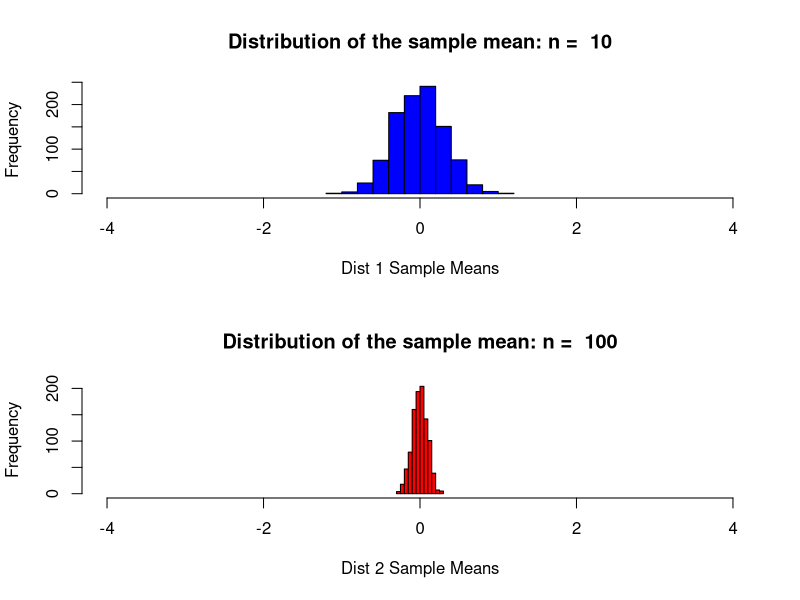
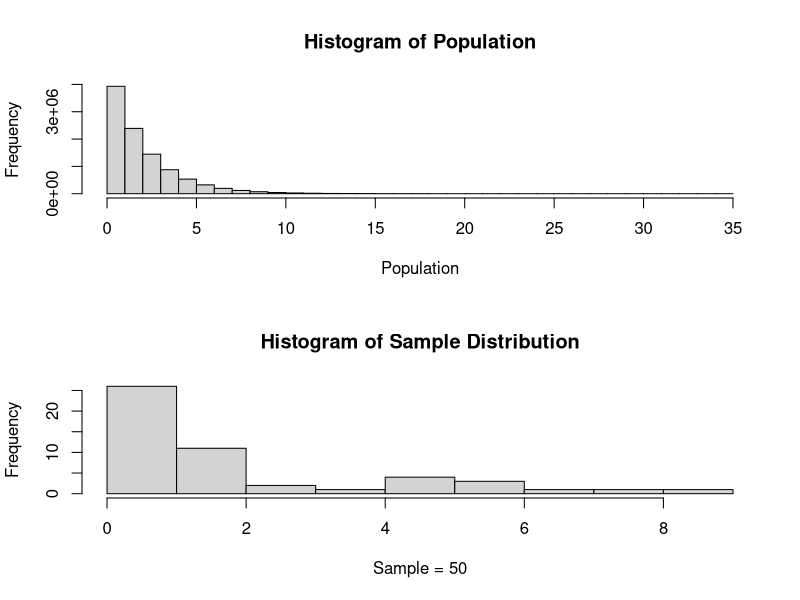
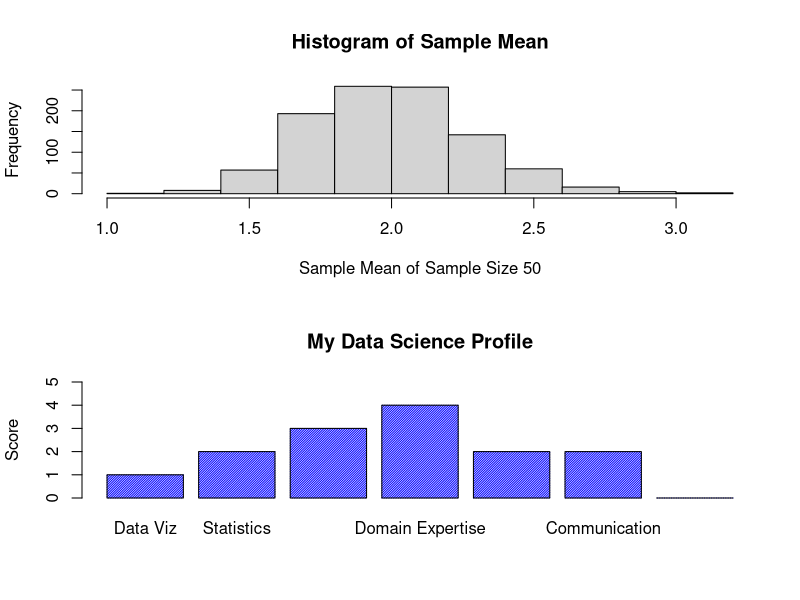

These figures' R source, in order: (Note: a time limit stopped this script after it produced the figures.)
# Simulator to Demonstrate CLT

## Control Parameters

##df = read.table("/Users/bivin/Desktop/OLD COMPUTER ARCHIVES/KadAfrica/MSDS/DDS/MSDS 6306/Unit 5/yob2016.txt",stringsAsFactors = FALSE,header = FALSE,sep = ";")
n1 = 10 # sample size per sample for 1st distribution
n2 = 100 # sample size per sample for 2nd distribution (we will compare these distribuions) 
simulations = 1000 #number of samples and thus number of xbars we will generate.  
mu = 0; # mean parameter for use with normal distribuions
sigma = 1; # standard deviation parameter for use with normal distribuions


## Data Holder

xbar_holder1 = numeric(simulations) # This will hold all the sample means for the first distribution.
xbar_holder2 = numeric(simulations) # This will hold all the sample means for the second distribution.


## Simulate and Store
##Generate 1000 samples each of size 10 and find the mean of each sample.  Then store each mean in the xbar_holder vector.


for (i in 1:simulations)
{ 
  sample1 = rnorm(n1,mean = mu, sd = sigma)
  sample2 = rnorm(n2,mean = mu, sd = sigma)
  xbar1 = mean(sample1)
  xbar2 = mean(sample2)
  xbar_holder1[i] = xbar1
  xbar_holder2[i] = xbar2
}


## display the distribution of sample means (plot a histogram of the sample means)

par(mfrow = c(2,1))
hist(xbar_holder1, col = "blue", main = paste("Distribution of the sample mean: n = ", n1), xlab = "Dist 1 Sample Means", xlim = c(-4,4))
hist(xbar_holder2, col = "red", main = paste("Distribution of the sample mean: n = ", n2), xlab = "Dist 2 Sample Means", xlim = c(-4,4))


## summary statistics of the distribution of the simulated sample means. 

summary(xbar_holder1) #5 number summary and the mean
summary(xbar_holder2) #5 number summary and the mean
sd(xbar_holder1) # standard deviation of dstribuion 1
sd(xbar_holder2) #standard deviation of distribuion 2


##############################################################################################

?rchisq

Population=rchisq(10000000,2) #rchisq function to select a population of 10,000,000 and 2 SD
summary(Population)
Population
###############################################################################################
#histogram of the population
hist(Population, xlab="Population", main="Histogram of Population")
#Mean of ppopulation
mean(Population)
#Standard Deviation of Population
sd(Population)

###############################################################################################
sampleSize=50
theSample = sample(Population,sampleSize)
hist(theSample, xlab= "Sample = 50", main="Histogram of Sample Distribution")

#####################################################################
#Function: xbarGenerator
#Samplesize: the size of the sample that each sample mean is based on
#number_of_samples:
#####################################################################
xBarVec = c() # Global vector to hold the sample mean
xbarGenerator = function(sampleSize, number_of_samples)
{
  for (i in 1:number_of_samples)
  {
    theSample = sample(Population,sampleSize)
    xbar = mean(theSample)
    xBarVec = c(xBarVec,xbar)
  }
  return(xBarVec)
}

xbars = xbarGenerator(50,1000)
#length(xbars)
hist(xbars, xlab= "Sample Mean of Sample Size 50", main="Histogram of Sample Mean")
mean(xbars)
sd(xbars)
##################################################################################




#Barchart of my profile in DS

Category = c("Data Viz","Statistics","Mathematics","Domain Expertise", "Computer Science", "Communication", "Machine Learning" )
Score = c(1,2,3,4,2,2,0)
df=data.frame(Score, Category)
barplot(df$Score,names.arg = df$Category, col = "blue", main = "My Data Science Profile", density = 60, ylab="Score", ylim = c(0,5) )
#par(mfrow=c(1,2))
dev.off()

################################################################################################

# Simulator to Demonstrate CLT

## Control Parameters

sampleSize = 50 # sample size per sample 

simulations = 10000 #number of samples and thus number of xbars we will generate.  
mu = 0; # mean parameter for use with normal distribuions
sigma = 2; # standard deviation parameter for use with normal distribuions


## Data Holder

xbar_holder = numeric(simulations) # This will hold all the sample mean.



## Simulate and Store
##Generate 10000 samples each of size 50 and find the mean of  sample.  Then store each mean in the xbar_holder vector.


for (i in 1:simulations)
{ 
 
  theSample = sample(Population,sampleSize)
  
  xbar = mean(theSample)
  
  xbar_holder[i] = xbar
  
}


## display the distribution of sample means (plot a histogram of the sample means)

hist(xbar_holder, col = "grey", main = paste("Distribution of the sample mean: n = ", sampleSize), xlab = "Distribution of Sample Means")

## summary statistics of the distribution of the simulated sample means. 

summary(xbar_holder) #5 number summary and the mean
mean(xbar_holder)
sd(xbar_holder) # standard deviation 

###################################################################################
age = c(25,19,37,29,40,28,31)
t.test(x = age, conf.int = .95,  alternative = "two.sided", mu=21)
